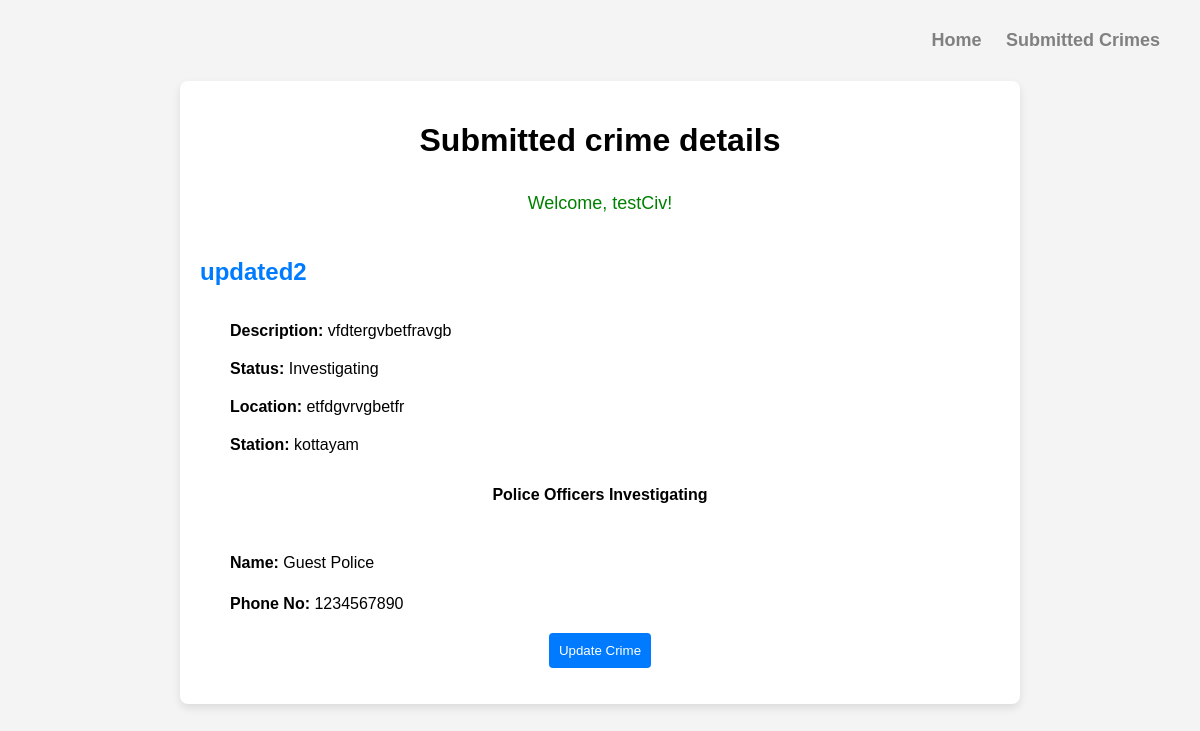
The app's page /civilian/submittedCrimes/2 (signed in) with its own data.
### civilian/models.py (models this page shows)
class CustomUser(AbstractUser):
    userTypeChoice=[
        ("Civilian","Civilian"),
        ("Admin","Admin"),
        ("Police","Police")
        ]
    user_type=models.CharField(max_length=15,choices=userTypeChoice)

### police/models.py (models this page shows, shortened)
class Crime(models.Model):
    statusChoice = [
        ("Completed", "Completed"),
        ("Investigating", "Investigating"),
        ("Request Pending", "Request Pending"),
    ]
    crime_type = models.CharField(max_length=50)
    description = models.TextField()
    location = models.CharField(max_length=50)
    station = models.ForeignKey(Station, on_delete=models.CASCADE)
    status = models.CharField(max_length=50, choices=statusChoice)
    submitted_by = models.ForeignKey(CivilianModel, on_delete=models.CASCADE)

class Station(models.Model):
    location = models.CharField(max_length=100)
    number_of_officers = models.PositiveIntegerField(default=0)
    phone_number = models.CharField(max_length=15)
    def __str__(self):
        return self.location

class PoliceModel(models.Model):
    user = models.OneToOneField(CustomUser, on_delete=models.CASCADE)
    rank = models.CharField(max_length=20)
    department = models.CharField(max_length=50)
    first_name = models.CharField(max_length=50)
    last_name = models.CharField(max_length=50)
    phone_number = models.CharField(max_length=15)
    station = models.ForeignKey(Station, on_delete=models.CASCADE)
    current_crime = models.ForeignKey(Crime, on_delete=models.CASCADE, null=True)
    add_by = models.ForeignKey(AdminModel, on_delete=models.CASCADE)

### civilian/views.py (the view)
@login_required
@user_passes_test(is_civilian, login_url="civilianLogin")
def submitted_crime_details(request, pk):
    user = request.user
    civilian = CivilianModel.objects.get(user=user)
    crime = Crime.objects.get(pk=pk)
    police = PoliceModel.objects.filter(current_crime=crime)
    if crime.submitted_by == civilian:
        return render(
            request,
            "civilian_template/submittedDetails.html",
            {"crime": crime, "policeOfficers": police},
        )
    else:
        return HttpResponse("You are not authorized")

### civilian/views.py (called while the page is built)
def is_civilian(user):
    return user.user_type == "Civilian"

### templates/civilian_template/submittedDetails.html (shortened to what this page needs)
{% load static %}
<!DOCTYPE html>
<html lang="en">
<head>
    <link rel="stylesheet" href="{% static 'css/civilian/submittedDetails.css' %}">
</head>
<body>
  <nav>
    <div>
      <a href="{% url 'civilianHome' %}">Home</a>
      <a href="{% url 'submittedCrimes' %}">Submitted Crimes</a>
    </div>
  </nav>
  <div class="container">
      <h1>Submitted crime details</h1>
      <p class="welcome">Welcome, {{request.user.username}}!</p>
      <h2>{{crime.crime_type}}</h2>
      <ul>
        <li><b>Description:</b> {{ crime.description }}</li>
        <li><b>Status:</b> {{ crime.status }}</li>
        <li><b>Location:</b> {{ crime.location }}</li>
        <li><b>Station:</b> {{ crime.station }}</li>
      </ul>
      {% if policeOfficers %}
      <h4>Police Officers Investigating</h4>
          <ol>
              {% for police in policeOfficers %}
                  <li>
                      <p><b>Name:</b> {{ police.first_name }} {{ police.last_name }}<br></p>
                      <p><b>Phone No:</b> {{ police.phone_number }}</p>
                  </li>
              {% endfor %}
          </ol>
        {% else %}
        <p class="no-officers">No officer currently investigating</p>
        {% endif %}
        <div class="button1">
          <button><a href="{% url 'crimeUpdate' crime.id %}">Update Crime</a></button>
        </div>
    </div>
</body>
</html>

### static/css/civilian/submittedDetails.css (style rules this page uses)
body { font-family: Arial, sans-serif; background-color: #f4f4f4; margin: 0; padding: 20px; }
nav { padding: 10px; text-align: end; margin-bottom: 20px; }
nav a { color: gray; text-decoration: none; font-weight: bold; font-size: 18px; margin: 0 10px; }
.container { max-width: 800px; margin: 0 auto; background-color: white; padding: 20px; border-radius: 8px; box-shadow: 0 4px 8px rgba(0, 0, 0, 0.1); }
h1, h4 { color: black; text-align: center; font-weight: bolder; margin-bottom: 20px; }
h2 { color: #007BFF; margin: 20px 0 10px; }
p { color: black; line-height: 1.6; padding: 0 0 0 10px; }
.welcome { font-size: 18px; color: green; padding: 10px 0 20px 0; text-align: center; }
ul, ol { list-style-type: none; padding-left: 20px; padding-top: 10px; }
ul li { padding: 10px; color: black; }
button { padding: 10px; background-color: #007BFF; color: white; border: none; border-radius: 4px; }
button a { text-decoration: none; color: white; }
.button1 { display: flex; justify-content: center; align-items: center; }

### records on screen
CustomUser: user.username "testCiv"
Crime: crime_type "updated2", description "vfdtergvbetfravgb", status "Investigating", location "etfdgvrvgbetfr", station "kottayam"
PoliceModel: first_name "Guest", last_name "Police", phone_number "1234567890"
